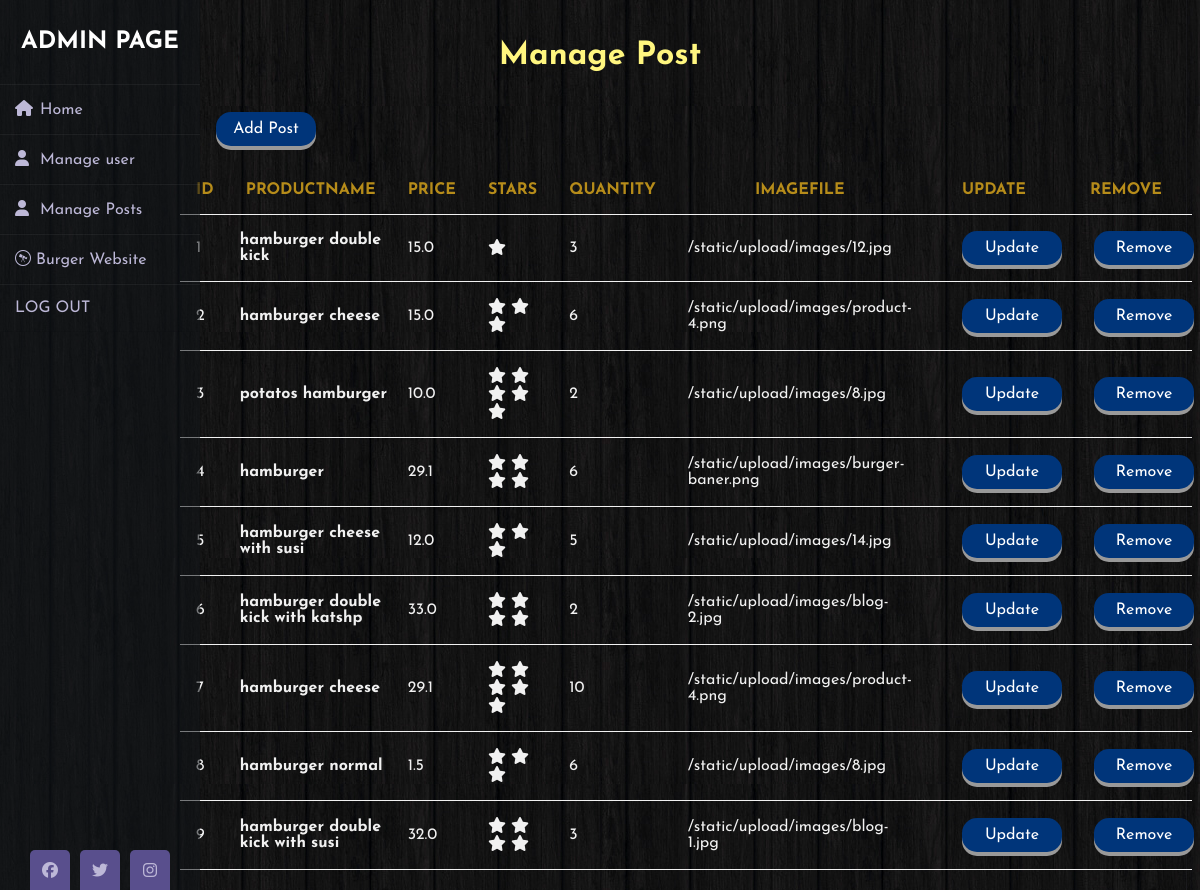
Screenshot of /managepost with the database file from the repository.
### tables this page shows
CREATE TABLE products
(
      id_product INTEGER PRIMARY KEY ,
      productname text,
      price FLOAT ,
      stars INTEGER ,
      quantity INTEGER ,
      image_file text
);

### project.py (the view)
@app.route("/managepost")
def manage_post() :
    con=get_db().cursor()
    con.execute("select *  from products  ;")
    rows=con.fetchall()
    con.close()
    return render_template("Manage_posts.html",rows=rows)

### database.py (called while the page is built)
def get_db() :
    con=sqlite3.connect("tables.sqlite")
    con.row_factory=sqlite3.Row
    return con

### templates/Manage_posts.html (shortened to what this page needs)
{% extends 'Home.html' %}
{% block content %}
<div class="wrapper">
  <div class="sidebar">
    <h2>Admin Page</h2>
    <ul>
      <li><a href="{{url_for('home_page')}}" target="_blank"><i class="fas fa-home"></i>Home</a></li>
      <li><a target="_blank" href="{{url_for('manage_user')}}"><i class="fas fa-user"></i>Manage user</a></li>
      <li><a target="_blank" href="{{url_for('manage_post')}}"><i class="fas fa-user"></i>Manage Posts</a></li>
      <li><a target="_blank" href="{{url_for('base_page')}}"><i class='fa fa-wpexplorer'></i> Burger Website</a></li>
      <li><a href="/../login/login/login.html"><iconify-icon icon="bx:log-out" width="29" height="20"></iconify-icon>
          LOG OUT</a></li>
    </ul>
    <div class="social_media">
      <a href="#"><i class="fab fa-facebook-f"></i></a>
      <a href="#"><i class="fab fa-twitter"></i></a>
      <a href="#"><i class="fab fa-instagram"></i></a>
    </div>
  </div>
</div>
<div class="container">
  <div class="row">
    <h1 class="title-page" style="padding: 20px;
  margin: 20px auto;">Manage Post</h1>
    <a href="{{url_for('add_post')}}"> <button type="button" class="btn btn-primary">Add Post</button></a>
    <table style="margin-left:15% ; width:80%;" class="table-latitude">
      <thead>
        <th>id</th>
        <th>productname</th>
        <th>price</th>
        <th>stars</th>
        <th>quantity</th>
        <th>imagefile</th>
        <th>update</th>
        <th>remove</th>
      </thead>
      <tbody method="POST">
        {% for row in rows %}
        <tr>
          <td>{{row.id_product}}</td>
          <th>{{row.productname}}</th>
          <td>{{row.price}}</td>
          <td>
            <div class="stars">
              {% for r2 in range(0 , row.stars) %}
              <i class="fas fa-star"></i>
              {% endfor %}
           </div>
          </td>
          <td>{{row.quantity}}</td>
          <td>{{url_for('static', filename='upload/images/'+row.image_file)}}</td>
          <td><a href="{{ url_for('update_post_page' ,id_product=row.id_product) }}"><button class="button">Update</button></a></td>
          <td><a href="{{ url_for('remove_post_page' ,id_product=row.id_product) }}"><button class="button-danger">Remove</button></a></td>
        </tr>
        {% endfor %}
      </tbody>
    </table>
    {% endblock %}

### static/css/dashboard.css (style rules this page uses)
* { margin: 0; padding: 0; box-sizing: border-box; font-family: 'Roboto', sans-serif; }
body { position: relative; width: 100%; }
.wrapper { display: flex; position: relative; }
.wrapper .sidebar { width: 200px; height: 100%; background: #13161a8c; padding: 30px 0px; position: fixed; }
.wrapper .sidebar h2 { color: #fff; text-transform: uppercase; text-align: center; margin-bottom: 30px; }
.wrapper .sidebar ul li { padding: 15px; border-bottom: 1px solid #bdb8d7; border-bottom: 1px solid rgba(0,0,0,0.05); border-top: 1px solid rgba(255,255,255,0.05); }
.wrapper .sidebar ul li a { color: #bdb8d7; display: block; }
.wrapper .sidebar ul li a .fas { width: 25px; }
.wrapper .sidebar .social_media { position: absolute; bottom: 0; left: 50%; transform: translate(-67%, 391px); display: flex; }
.wrapper .sidebar .social_media a { display: block; width: 40px; background: #594f8d; height: 40px; line-height: 45px; text-align: center; margin: 0 5px; color: #bdb8d7; border-top-left-radius: 5px; border-top-right-radius: 5px; }
table { width: 100%; text-align: left; border-collapse: collapse; }
tr { border-bottom: 1px solid #f1f1f1; }
td, th { padding-block: 10px; color:#f1f1f1; }

### static/css/admin.css (style rules this page uses)
* { margin: 0; padding: 0; box-sizing: border-box; list-style: none; text-decoration: none; font-family: 'Josefin Sans', sans-serif; }
body { background: url(/static/upload/images/background.jpg); background-attachment: fixed; background-position: center; }
.wrapper { display: flex; position: relative; }
.wrapper .sidebar { width: 200px; height: 100%; background: #13161a8c; padding: 30px 0px; position: absolute; }
.wrapper .sidebar h2 { color: #fff; text-transform: uppercase; text-align: center; margin-bottom: 30px; }
.wrapper .sidebar ul li { padding: 15px; border-bottom: 1px solid #bdb8d7; border-bottom: 1px solid rgba(0,0,0,0.05); border-top: 1px solid rgba(255,255,255,0.05); }
.wrapper .sidebar ul li a { color: #bdb8d7; display: block; }
.wrapper .sidebar ul li a .fas { width: 25px; }
.wrapper .sidebar .social_media { position: absolute; bottom: 0; left: 50%; transform: translateX(-50% ,); display: flex; }
.wrapper .sidebar .social_media a { display: block; width: 40px; background: #594f8d; height: 40px; line-height: 45px; text-align: center; margin: 0 5px; color: #bdb8d7; border-top-left-radius: 5px; border-top-right-radius: 5px; }
table.table-latitude { margin: 20px auto; }
table.table-latitude thead th { text-transform: uppercase; text-align: center; padding: 16px; color: #b68c1a; border-bottom: 1px solid #F1F1F1; }
table.table-latitude tbody tr { border-bottom: 1px solid #F1F1F1; color: #75787b; }
table.table-latitude tbody tr td { padding: 16px; border-bottom: 1px solid #F1F1F1; }
table.table-latitude tbody tr th { padding-left: 10px; border-bottom: 1px solid #F1F1F1; }

### static/css/manage_post.css (style rules this page uses)
* { margin: 0; padding: 0; box-sizing: border-box; list-style: none; text-decoration: none; font-family: 'Josefin Sans', sans-serif; }
body { background: url(/static/upload/images/background.jpg); background-attachment: fixed; background-position: center; }
.wrapper { display: flex; position: relative; }
.wrapper .sidebar { width: 200px; height: 100%; background: #13161a8c; padding: 30px 0px; position: fixed; }
.wrapper .sidebar h2 { color: #fff; text-align: center; margin-bottom: 30px; }
.wrapper .sidebar ul li { padding: 15px; border-bottom: 1px solid #bdb8d7; border-bottom: 1px solid rgba(0,0,0,0.05); border-top: 1px solid rgba(255,255,255,0.05); }
.wrapper .sidebar ul li a { color: #bdb8d7; display: block; text-decoration: none; }
.wrapper .sidebar ul li a .fas { width: 25px; }
.wrapper .sidebar .social_media { position: absolute; bottom: 0; left: 50%; transform: translateX(-50%); display: flex; }
.wrapper .sidebar .social_media a { display: block; width: 40px; background: #594f8d; height: 40px; line-height: 45px; text-align: center; margin: 0 5px; color: #bdb8d7; border-top-left-radius: 5px; border-top-right-radius: 5px; }
h1.title-page { text-align: center; padding: 24px; color: rgb(255, 246, 127); }
.container .row button { width: 100px; padding: 9px 7px; font-size: 16px; text-align: center; cursor: pointer; outline: none; color: #fff; background-color: #00357a; border: none; border-radius: 15px; box-shadow: 0 4px #999; margin-left: 18%; }

### rows the page displays
products: id_product "1", productname "hamburger double kick", price "15.0", stars 1 (drawn), quantity "3", image_file "/static/upload/images/12.jpg"
products: id_product "2", productname "hamburger cheese", price "15.0", stars 3 (drawn), quantity "6", image_file "/static/upload/images/product-4.png"
products: id_product "3", productname "potatos hamburger", price "10.0", stars 5 (drawn), quantity "2", image_file "/static/upload/images/8.jpg"
products: id_product "4", productname "hamburger", price "29.1", stars 4 (drawn), quantity "6", image_file "/static/upload/images/burger-baner.png"
products: id_product "5", productname "hamburger cheese with susi", price "12.0", stars 3 (drawn), quantity "5", image_file "/static/upload/images/14.jpg"
products: id_product "6", productname "hamburger double kick with katshp", price "33.0", stars 4 (drawn), quantity "2", image_file "/static/upload/images/blog-2.jpg"
products: id_product "7", productname "hamburger cheese", price "29.1", stars 5 (drawn), quantity "10", image_file "/static/upload/images/product-4.png"
products: id_product "8", productname "hamburger normal", price "1.5", stars 3 (drawn), quantity "6", image_file "/static/upload/images/8.jpg"
products: id_product "9", productname "hamburger double kick with susi", price "32.0", stars 4 (drawn), quantity "3", image_file "/static/upload/images/blog-1.jpg"
